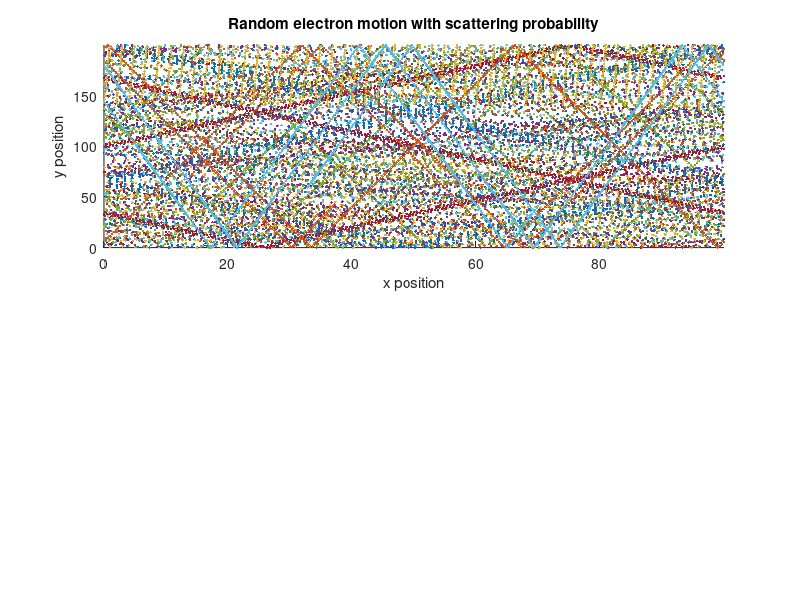
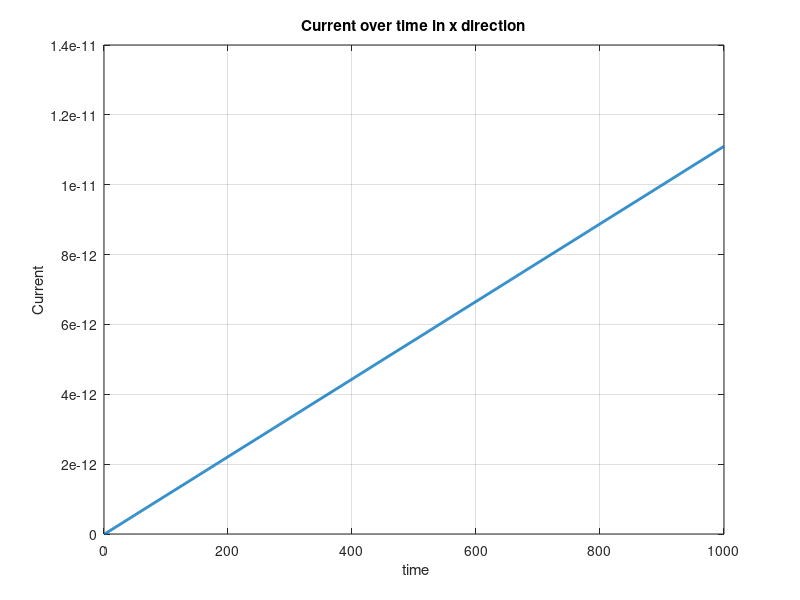
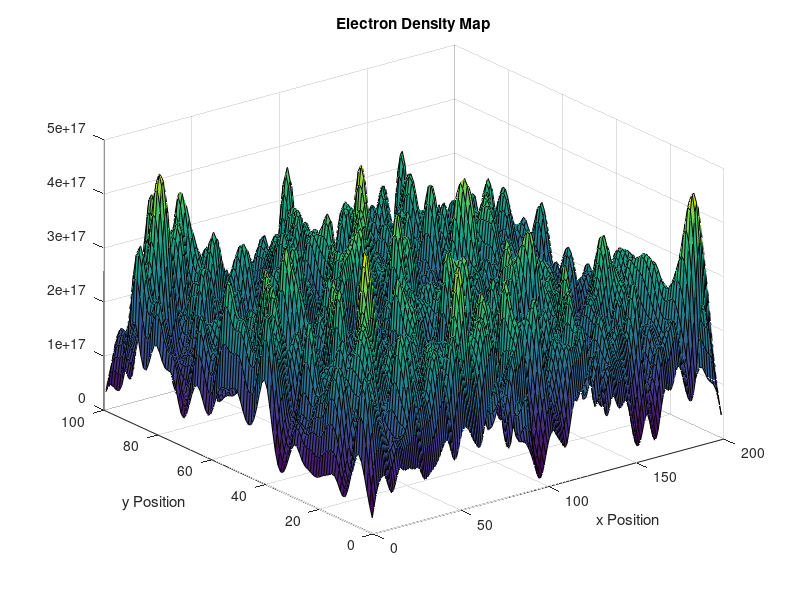
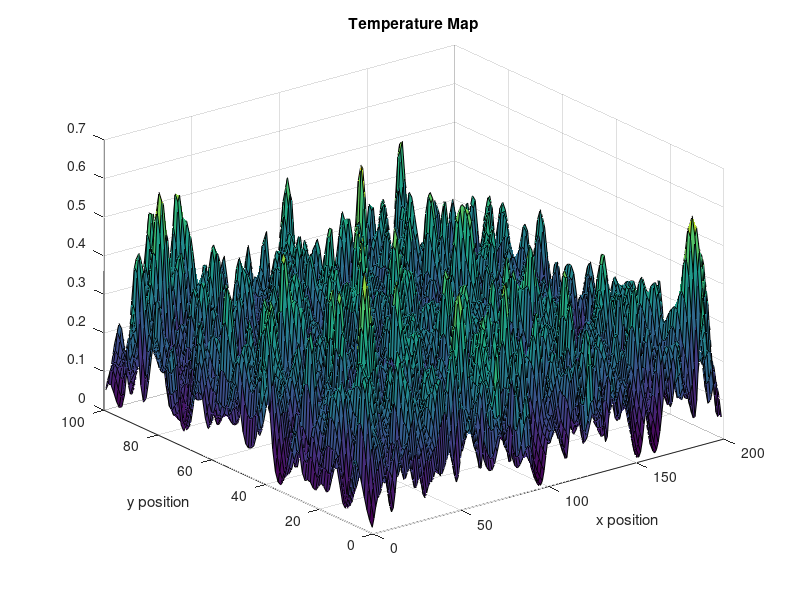

Source code (MATLAB) for these figures, in order:

%% Ovwagbedia oghenero
%% 101040228
%% 1a
%The electric field equation is given by $$E = V/d$$
%
% For a 0.1V voltage applied and a distance of  200nm, we obtain an electric field of
% magnitude 500
%% 1b
%The force equation is given by $$F = E*q$$
%
% with an electric field of 500 kN/C and the electron charge of 0.1602e-18 C, we obtain a force of 8.01e-13 N.

%% 1c
% The Acceleration equation is given by $$a = F/m$$
%
% With an applied force of 8.01e-13 N and an electron mass of
% 9.109e-31 kg, we obtain an acceleration of 8.7935e17 m/s^2.


k = 1.28e-23; %J/K??
mo = 9.1e-31; %kg
mn = 0.26 * mo; %effective mass of electrons
T = 300; %K
v_th = sqrt((2*k*T)/mn); %solving for thermal velocity
tmn = 0.2e-12; %seconds(mean time between collisions)
nelectrons = 20;
q = 1.60217653e-19; 

elecpop = 1000;
elecsize = 4000;
row = zeros(elecsize, 4); 
traj = zeros(1000, nelectrons*2); 
temp = zeros(1000,1);
width = 200e-9; %metres
height = 100e-9; %metres
deltaT= width/v_th/100;
area = width * height; %the area of the region
 md = sqrt(k*T/mn).*randn(2,elecpop);
angle = rand(1,nelectrons).*2*3.14;
 

x_vel = v_th.*cos(angle);
Y_vel = v_th.*sin(angle);
for i = 1:elecsize
     angle = rand*2*3.14;
 row(i,:)= [height*rand width*rand v_th*cos(angle) v_th*sin(angle)];
end
for i = 1:1000
    %update old position with new
    row(:,1:2) = row(:,1:2) + deltaT.*row(:,3:4); 
    
    % collisions with the boundaries
   n = row(:,1) < 0;
    row(n,1) = row(n,1) + 100e-9;
    
    n = row(:,1) > height;
    row(n,1) = row(n,1) - 100e-9;
    
    n = row(:,2) > width;
    row(n,2) = 2*width - row(n,2);
    row(n,4) = -row(n,4);
    
    n = row(:,2) < 0;
    row(n,2) = -row(n,2);
    row(n,4) = -row(n,4);

     s = sqrt(x_vel(1,:).^2 + Y_vel(1,:).^2);
       temp(n) = ((mean(s)^2)*mn)/(2*k);
   
    
    ts = linspace(0,deltaT*1000, 1000);
   
    
     
    % plotting the tranectories
    for n=1:nelectrons
        traj(i, (2*n):(2*n+1)) = row(n, 1:2);
       
    end 
end
 

% Plot of the trajectories of the electrons

figure(1);
subplot(2,1,1);
grid on
title('Random electron motion with scattering probability');
xlim([0 height/1e-9]);
ylim([0 width/1e-9]);
xlabel('x position');
ylabel('y position');
hold on;
for i=1:nelectrons
    plot(traj(:,i*2)./1e-9, traj(:,i*2+1)./1e-9, '.');
end
figure(2)
 plot(ts,'linewidth',2)
title('Current over time in x direction')
xlabel(' time')
ylabel('Current')
grid on
edens = hist3(row(:,1:2),[200 100])';
N = 20;
st = 1.5;
[x y] = meshgrid(round(-N/2):round(N/2), round(-N/2):round(N/2));
f=exp(-x.^2/(2*st^2)-y.^2/(2*st^2));
f=f./sum(f(:));
figure(3);
edens = conv2(edens,f,'same');
edens = edens/(width./size(edens,1)*height./size(edens,2));
surf(conv2(edens,f,'same'));
title('Electron Density Map');
xlabel('x Position ');
ylabel('y Position ');
temp = hist3(row(:,1:2),[200 100])';
N = 20;
st = 1.5;
[x y] = meshgrid(round(-N/2):round(N/2), round(-N/2):round(N/2));
f=exp(-x.^2/(2*st^2)-y.^2/(2*st^2));
f=f./sum(f(:));
figure(4);
surf(conv2(temp,f,'same'));
title('Temperature Map');
xlabel('x position');
ylabel('y position');


%% part 2

V0 = 1;

% Define Matrices

regx = 50;
regy = 75;
sp = sparse(regx*regy,regx*regy);
B = zeros(regx*regy,1);
Bot = 1e-10;
con=1.*ones(regx,regy);

for i = 1:regx
    for j = 1:regy
         if(((i>=20)&&(i<=180)||((j<=40))&&(j>=60)))
            con(i,j) = Bot;
        end
    end
    end
for i = 1:regx
    for j = 1:regy
        n = j + (i-1)*regy;
         ax = (i-2)*regy + j;
        bx = i*regy + j;
        cx = (i-1)*regy + j-1;
        dx = (i-1)*regy + j+1;
       
        if i == regx
            sp(n,n) = 1;
            B(n,1) = 1;
        else if i == 1
            sp(n,1) = 1;
            sp(n,n) = 1;
            B(n) = V0;
            
            elseif j == regy
            B(n) = 0;
            conxm = (con(i,j) + con(i-1,j))/2;
            conxp = (con(i,j) + con(i-1,j))/2;;
            conym = (con(i,j) + con(i-1,j))/2;
           
          sp(n,n) = -(conxm+conxp+conyp);
            sp(n,ax) = conxm;
            sp(n,bx) = conxp;
            sp(n,cx) = conyp;
            
        
        elseif j == 1
            conxm = (con(i,j) + con(i-1,j))/2;
            conxp = (con(i,j) + con(i+1,j))/2;
            conyp = (con(i,j) + con(i,j+1))/2;
             sp(n,n) = -(conxm+conxp+conyp);
            sp(n,ax) = conxm;
            sp(n,bx) = conxp;
            sp(n,cx) = conyp;
             B(n) = 0;
        
        else
            conxm = (con(i,j) + con(i-1,j))/2;
            conxp = (con(i,j) + con(i+1,j))/2;
            conyp = (con(i,j) + con(i,j+1))/2;
            conym = (con(i,j) + con(i,j+1))/2;
             sp(n,n) = -(conxm+conxp+conyp);
            sp(n,ax) = conxm;
            sp(n,bx) = conxp;
            sp(n,cx) = conyp;
            end
        end
    end
end
   
        
v=sp\B;
dz = zeros(regx,regy);
dx = linspace(1,regx,regx);
dy = linspace(1,regy,regy);

for i = 1:regx
    for j = 1:regy
        n = j+(i-1)*regy;
        dz(i,j) = v(n,1);
    end
end

figure(5)
surf(con)
colorbar
grid on 
view(-125,45)
title('Figure 5: Plot of V(x,y) for Bottle Neck')


 [Ex,Ey] = gradient(dz',1,1);
figure(6)
quiver(Ex, Ey, 2, 'r')
 title('Electric Field of Region')
xlabel('Region Width')
ylabel('Region Length')
grid on 

%% part 3
edens = hist3(row(:,1:2),[200 100])';
N = 20;
st = 1.5;
[x y] = meshgrid(round(-N/2):round(N/2), round(-N/2):round(N/2));
f=exp(-x.^2/(2*st^2)-y.^2/(2*st^2));
f=f./sum(f(:));
figure(7);
edens = conv2(edens,f,'same');
edens = edens/(width./size(edens,1)*height./size(edens,2));
surf(conv2(edens,f,'same'));
title('Electron Density Map');
xlabel('x Position ');
ylabel('y Position ');
A = zeros(1,50);
for cs = 1:50
 sol = ones(regx,regy).*(1/(6.2e2)); 
for i = 1:regx
    for j = 1:regy
         if(((i>=20)&&(i<=180)||((j<=40))&&(j>=60)))
            con(i,j) = Bot;
        end
    end
    end
for i = 1:regx
    for j = 1:regy
        n = j + (i-1)*regy;
         ax = (i-2)*regy + j;
        bx = i*regy + j;
        cx = (i-1)*regy + j-1;
        dx = (i-1)*regy + j+1;
       
        if i == regx
            sp(n,n) = 1;
            B(n,1) = 1;
        else if i == 1
            sp(n,1) = 1;
            sp(n,n) = 1;
            B(n) = V0;
            
            elseif j == regy
            B(n) = 0;
            conxm = (con(i,j) + con(i-1,j))/2;
            conxp = (con(i,j) + con(i-1,j))/2;
            conym = (con(i,j) + con(i-1,j))/2;
           
          sp(n,n) = -(conxm+conxp+conyp);
            sp(n,ax) = conxm;
            sp(n,bx) = conxp;
            sp(n,cx) = conyp;
            
        
        elseif j == 1
            conxm = (con(i,j) + con(i-1,j))/2;
            conxp = (con(i,j) + con(i+1,j))/2;
            conyp = (con(i,j) + con(i,j+1))/2;
             sp(n,n) = -(conxm+conxp+conyp);
            sp(n,ax) = conxm;
            sp(n,bx) = conxp;
            sp(n,cx) = conyp;
             B(n) = 0;
        
        else
            conxm = (con(i,j) + con(i-1,j))/2;
            conxp = (con(i,j) + con(i+1,j))/2;
            conyp = (con(i,j) + con(i,j+1))/2;
            conym = (con(i,j) + con(i,j+1))/2;
             sp(n,n) = -(conxm+conxp+conyp);
            sp(n,ax) = conxm;
            sp(n,bx) = conxp;
            sp(n,cx) = conyp;
            end
        end
    end
end
v=sp\B;
dz = zeros(regx,regy);
dx = linspace(1,regx,regx);
dy = linspace(1,regy,regy);

for i = 1:regx
    for j = 1:regy
        n = j+(i-1)*regy;
        dz(i,j) = v(n,1);
    end
end
end




